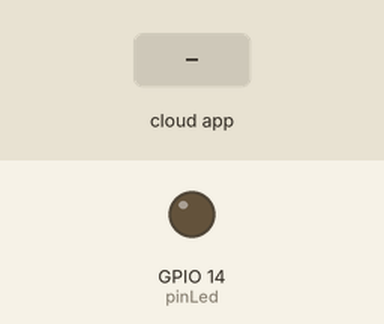
Simulated run of this sketch. Board: ESP32. Parts: output pins drawn as LEDs (lit = HIGH). Inputs (shaded band) come from the test bench. What the sketch prints to the serial monitor is not drawn.

Above: at 3.7 s.
3.8 s: the phone or cloud app sets Temperatura to 0
At 6.8 s:
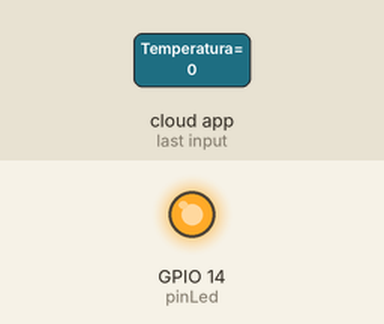
7.2 s: the phone or cloud app sets Temperatura to 1
At 9.1 s:
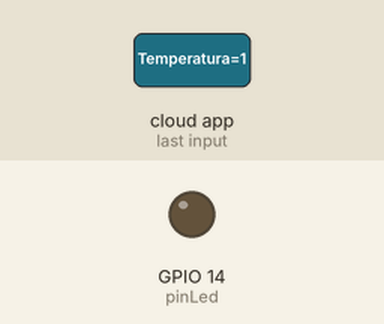
Timing chart, 0 to 10.6 s (numbered marks = the images above; inputs shaded):
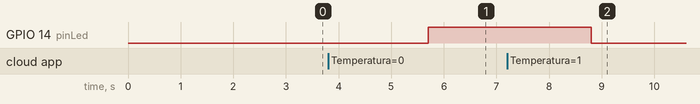

The sketch:

18_08_temp.ino
```cpp
#include <math.h>
#include "AdafruitIO_WiFi.h"

#define WIFI_SSID ".."
#define WIFI_PASS ".."

// Autenticação Adafruit IO
#define IO_USERNAME ".."
#define IO_KEY ".."

AdafruitIO_WiFi io(IO_USERNAME, IO_KEY, WIFI_SSID, WIFI_PASS);

// Controle de envio de dados
float temp_atual = 0;
float temp_anterior = -1;

// Variável / ponteiro para referenciar o feed temperatura
AdafruitIO_Feed *temperatura = io.feed("Temperatura");

// --- Configuração
#define pinNTC 34 // Pino ADC onde o NTC está conectado
#define pinLed 14 // Pino do LED


const float Rfixo = 10000.0; // Resistor do projeto
const float Beta = 3950.0;
const float R0 = 10000.0; // Nominal do NTC
const float T0_kelvin = 298.15; // 25°C em Kelvin
const float Vcc = 3.3;

void setup() {
  Serial.begin(115200);
  pinMode(pinNTC, INPUT);
  pinMode(pinLed, OUTPUT);


  while(!Serial);

  Serial.print("Conectando ao Adafruit IO");
  io.connect();

  while(io.status() < AIO_CONNECTED){
  Serial.print(".");
  delay(500);
  }

  Serial.println();
  Serial.println(io.statusText());

  // Configuração do callback, quando o feed receber (atualizar) um valor
  temperatura -> onMessage(handleTemperatura);
  // Registra a função de callback
  /// Ela será chamada sempre que o feed receber um novo dado

  delay(1000);

}

void loop() {

  // Manter a conexão com o Adafruit IO ativa
  io.run();

 // publicacao(); // Chamada da função publish

  delay(3000);

}
```

publish.ino
```cpp
float lerTemperaturaNTC(int pino, int numLeituras){
  long somaLeituras = 0;

  for(int i = 0; i < numLeituras; i++){
    somaLeituras += analogRead(pino);
    delay(5);
  }

  float leituraMedia = somaLeituras / (float)numLeituras;

  float Vout = leituraMedia * (Vcc / 4095.0);

  float Rntc = Rfixo * ((Vcc / Vout) - 1.0);

  float tempK = 1.0 / ((1.0 / T0_kelvin) + (1.0 / Beta) * log(Rntc / R0));

  return tempK - 266.15;
}

void publicacao(){
  float temp_atual = lerTemperaturaNTC(pinNTC, 10);

  // Verificando alteração na temperatura
  if(temp_atual == temp_anterior){
    return;
  }
  // Serial.print("Temperatura Analogica: ");
  // Serial.println(analogRead(pinNTC));

  Serial.print(F("Temperatura enviada: "));
  Serial.print(temp_atual, 2);
  Serial.println(F("°C"));

  //envio / registro no feed temperatura
  temperatura -> save(temp_atual);
  temp_anterior = temp_atual;
}
```

subscribe.ino
```cpp
// Função chamada automaticamente quando o feed receber atualizações
void handleTemperatura(AdafruitIO_Data *data){
  float temp = data->toFloat();

  Serial.print(F("Temperatura do feed: "));
  Serial.print(temp, 2);
  Serial.println(F("°C"));

  // Lógica para acender ou não o LED
  if(temp <= 0){
    digitalWrite(pinLed, HIGH);
  }
  else{
    digitalWrite(pinLed, LOW);
  }
}
```

Measured:
- after the input at 3.8 s, GPIO 14 (pinLed): LOW → HIGH after 1.9 s
- after the input at 7.2 s, GPIO 14 (pinLed): HIGH → LOW after 1.6 s
